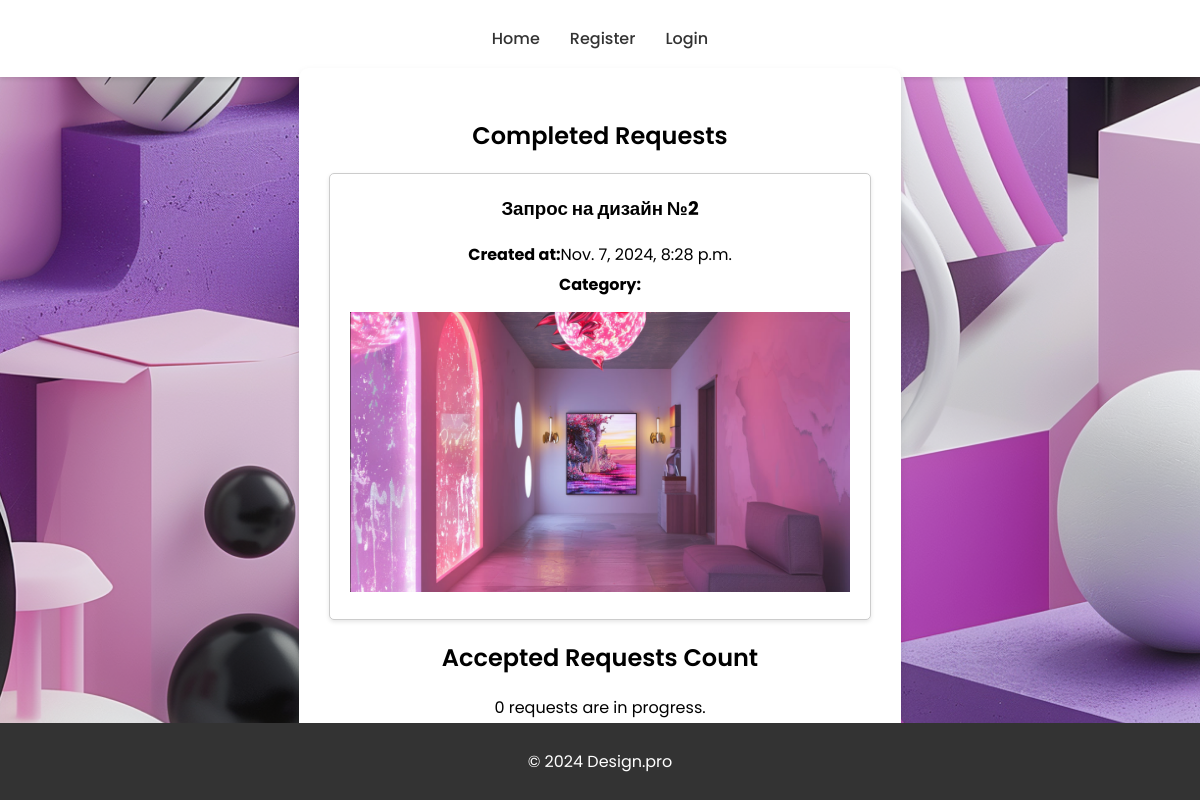
The app's page /, older data.
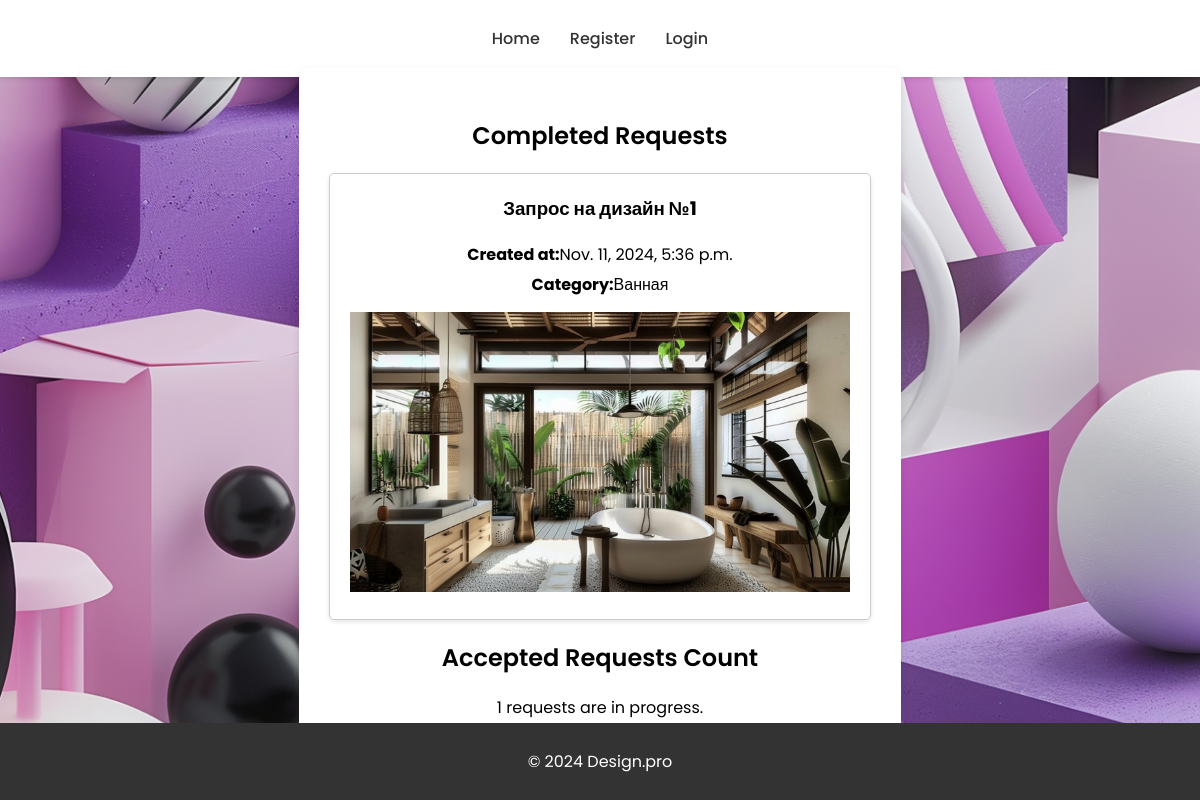
The same page, newer data.
### main/models.py (models this page shows, shortened)
class Request(models.Model):
    STATUS_CHOICES = [
        ('Новая', 'Новая'),
        ('Принято в работу', 'Принято в работу'),
        ('Выполнено', 'Выполнено'),
    ]
    user = models.ForeignKey(User, on_delete=models.CASCADE)
    title = models.CharField(max_length=255)
    description = models.TextField()
    category = models.ForeignKey(Category, on_delete=models.CASCADE)
    image = models.ImageField(upload_to='images/')
    status = models.CharField(max_length=20, choices=STATUS_CHOICES, default='Новая')
    created_at = models.DateTimeField(auto_now_add=True)

class Category(models.Model):
    name = models.CharField(max_length=255, unique=True)

### main/views.py (the view)
# urls.py: path('', home_view, name='home'),
def home_view(request):
    completed_requests = Request.objects.filter(status='Выполнено').order_by('-created_at')[:4]
    accepted_requests_count = Request.objects.filter(status='Принято в работу').count()
    return render(request, 'home.html', {
        'completed_requests': completed_requests,
        'accepted_requests_count': accepted_requests_count
    })

### main/templates/home.html (shortened to what this page needs)
{% extends 'base.html' %}
{% block content %}
<div class="wrapper fadeInDown">
  <div id="formContent">
    <h2 class="active">Completed Requests</h2>
    {% if completed_requests %}
      <div class="requests-list">
        {% for request in completed_requests %}
          <div class="request-item">
            <h3>{{ request.title }}</h3>
            <p><strong>Created at:</strong> {{ request.created_at }}</p>
            <p><strong>Category:</strong> {{ request.category.name }}</p>
            {% if request.image %}
              <img src="{{ request.image.url }}" alt="Request Image" class="request-image">
            {% endif %}
          </div>
        {% endfor %}
      </div>
    {% else %}
      <p>No completed requests found.</p>
    {% endif %}
    <h2 class="active">Accepted Requests Count</h2>
    <p>{{ accepted_requests_count }} requests are in progress.</p>
  </div>
</div>
{% endblock %}

Row changes from the older to the newer data that the page shows:
removed Request: title "Запрос на дизайн №2", created_at "Nov. 7, 2024, 8:28 p.m.", image (picture)
added Request: title "Запрос на дизайн №1", created_at "Nov. 11, 2024, 5:36 p.m.", category.name "Ванная", image (picture)
Text that changed along with them:
{{ accepted_requests_count }}: "0" → "1"
